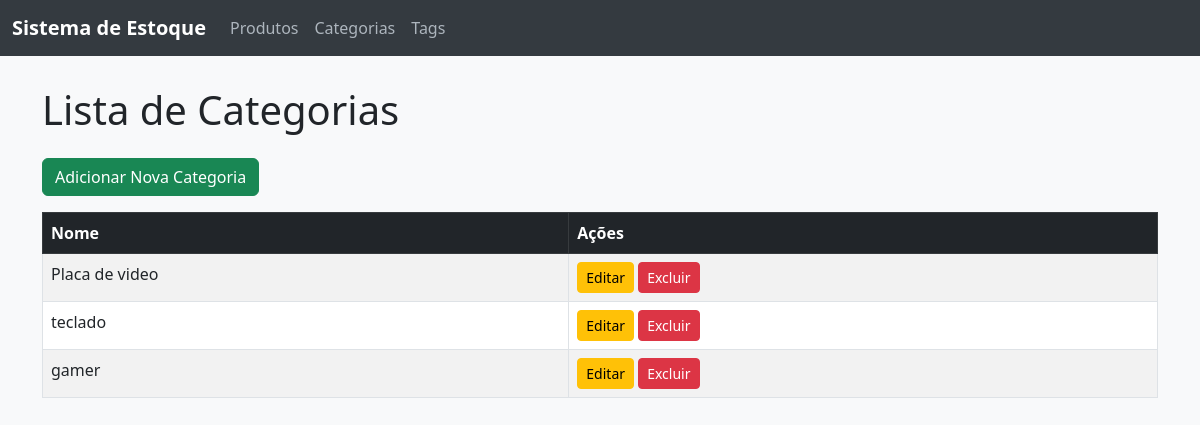
The page /estoque/categorias/ on the database its author committed.
### estoque/models.py (models this page shows, shortened)
class Categoria(models.Model):
    nome = models.CharField(max_length=100, unique=True)
    class Meta:
        verbose_name = "Categoria"
        verbose_name_plural = "Categorias"

### estoque/views.py (the view)
# urls.py: path("categorias/", views.categoria_list, name="categoria_list"),
def categoria_list(request):
    categorias = Categoria.objects.all()
    return render(request, "estoque/categoria_list.html", {"categorias": categorias})

### estoque/templates/estoque/categoria_list.html (shortened to what this page needs)
{% extends "estoque/base.html" %}
{% block content %}
<div class="row">
    <div class="col-md-12">
        <h1 class="mb-4">Lista de Categorias</h1>
        <a href="{% url 'estoque:categoria_create' %}" class="btn btn-success mb-3">Adicionar Nova Categoria</a>
        {% if categorias %}
        <table class="table table-striped table-bordered">
            <thead class="table-dark">
                <tr>
                    <th>Nome</th>
                    <th>Ações</th>
                </tr>
            </thead>
            <tbody>
                {% for categoria in categorias %}
                <tr>
                    <td>{{ categoria.nome }}</td>
                    <td>
                        <a href="{% url 'estoque:categoria_update' categoria.pk %}" class="btn btn-warning btn-sm">Editar</a>
                        <a href="{% url 'estoque:categoria_delete' categoria.pk %}" class="btn btn-danger btn-sm">Excluir</a>
                    </td>
                </tr>
                {% endfor %}
            </tbody>
        </table>
        {% else %}
        <div class="alert alert-info" role="alert">
            Nenhuma categoria cadastrada ainda.
        </div>
        {% endif %}
    </div>
</div>
{% endblock %}

### estoque/templates/estoque/base.html (style rules this page uses)
body { font-family: 'Segoe UI', Tahoma, Geneva, Verdana, sans-serif; background-color: #f8f9fa; }

### rows shown on the page
Categoria: nome "Placa de video"
Categoria: nome "teclado"
Categoria: nome "gamer"
